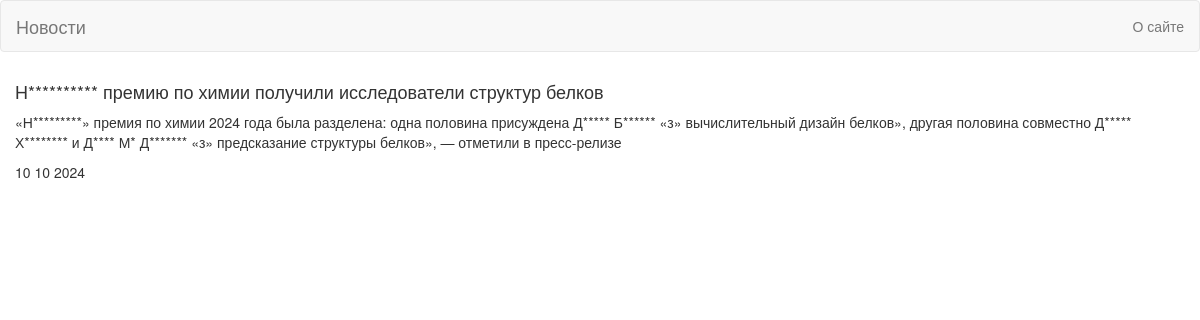
/4, run on the app's committed database.
### news_app/models.py (models this page shows, shortened)
class Articles(models.Model):
    title = models.CharField('Название', max_length=100)
    text = models.TextField('Текст')
    date = models.DateTimeField('Дата')
    class Meta:
        verbose_name = 'Новость'
        verbose_name_plural = 'Новости'

### news_app/views.py (the view)
# urls.py: path('<int:pk>', views.NewsDetailView.as_view(), name='news-detail'),
class NewsDetailView(DetailView):
    model = Articles
    template_name = 'flatpages/details_view.html'
    context_object_name = 'article'

### news_app/templatetags/custom_filters.py (called while the page is built)
@register.filter(name='censor')
def currency(value):
    for i in range(len(value.split())):
        if value.split()[i][0].isupper() and isinstance(value,str):
            value = value.replace(value.split()[i], value.split()[i][0] + '*' * (len(value.split()[i]) - 1))
        elif value.split()[i][0] == '«' and isinstance(value,str):
            value = value.replace(value.split()[i], '«' + value.split()[i][1] + '*' * (len(value.split()[i]) - 3) + '»')
    return value

### templates/flatpages/details_view.html (shortened to what this page needs)
{% extends 'flatpages/default.html' %}
{% load custom_filters %}
{% block content %}
<div>
    <h4>{{ article.title|censor }}</h4>
    <p>{{ article.text|censor }}</p>
    <p>{{ article.date|date:"d m Y" }}</p>
</div>
{% endblock %}

### data on the page
Articles: title|censor "Н********** премию по химии получили исследователи структур белков", text|censor "«Н*********» премия по химии 2024 года была разделена: одна половина присуждена Д***** Б****** «з» вычислительный дизайн белков», другая половина совместно Д***** Х******** и Д**** М* Д******* «з» предсказание структуры белков», — отметили в пресс-релизе", date "10 10 2024"
